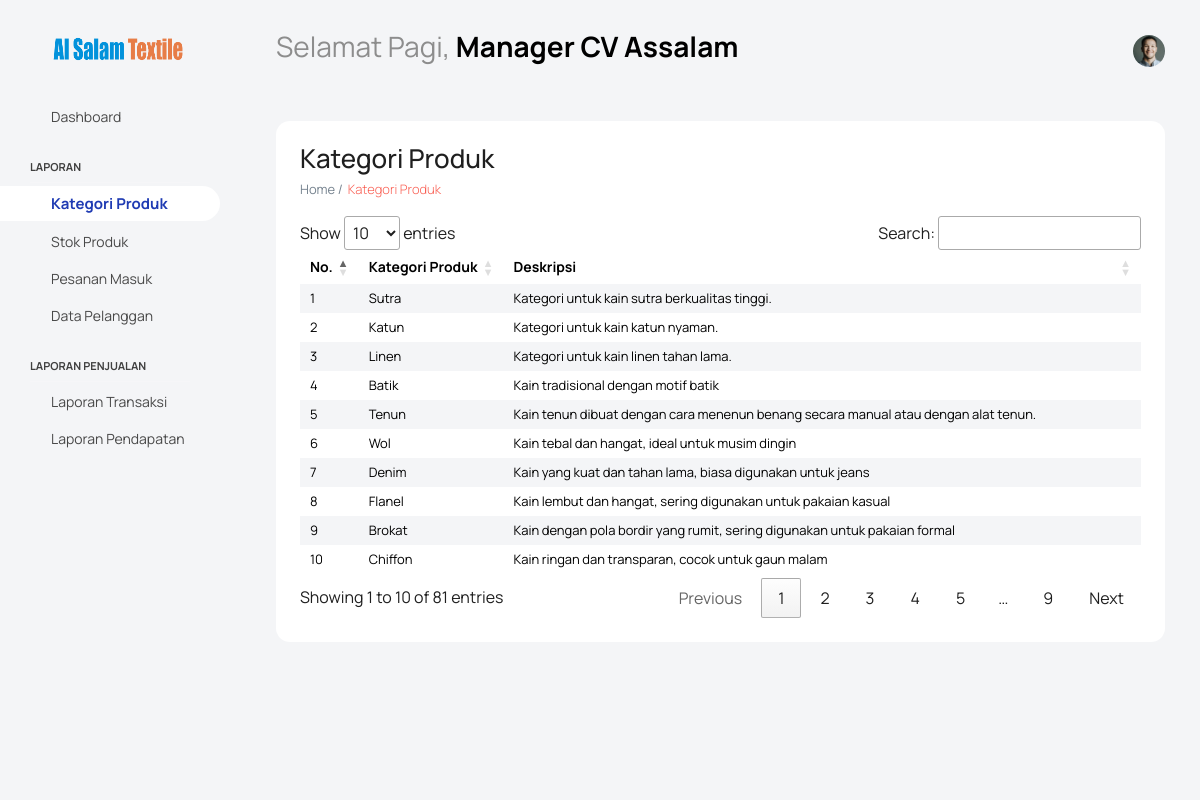
/index.php?page=kategori-produk (signed in), run on the app's committed database.
### tables this page shows
CREATE TABLE IF NOT EXISTS `kategori_produk` (
  `id` int NOT NULL AUTO_INCREMENT,
  `nama_kategori` varchar(255) NOT NULL,
  `deskripsi` text,
  PRIMARY KEY (`id`)
);

### src/pages/admin/kategori-produk.php (the view, shortened to what this page needs)
<?php
include('src/config/koneksi.php');
$sql = "SELECT id, nama_kategori, deskripsi FROM kategori_produk";
$result = $conn->query($sql);
?>
<div class="col-lg-12 grid-margin stretch-card">
    <div class="card">
        <div class="card-body">
            <h2 class="mb-2">Kategori Produk</h2>
            <p class="card-description"> Home /<code>Kategori Produk</code></p>
            <div class="table-responsive">
                <table id="kategoriTable" class="table table-striped">
                    <thead>
                        <tr>
                            <th> No. </th>
                            <th> Kategori Produk </th>
                            <th> Deskripsi </th>
                        </tr>
                    </thead>
                    <tbody>
                        <?php
                        if ($result->num_rows > 0) {
                            $no = 1;
                            while ($row = $result->fetch_assoc()) {
                                echo "<tr>";
                                echo "<td>" . $no++ . "</td>";
                                echo "<td>" . $row["nama_kategori"] . "</td>";
                                echo "<td>" . $row["deskripsi"] . "</td>";
                                echo "</tr>";
                            }
                        } else {
                            echo "<tr><td colspan='4'>Tidak ada kategori ditemukan</td></tr>";
                        }
                        ?>
                    </tbody>
                </table>
            </div>
        </div>
    </div>
</div>

### index.php (style rules this page uses)
table.dataTable thead th, table.dataTable thead td { border-bottom: none !important; }
table.dataTable.no-footer { border-bottom: none !important; }
table.dataTable tbody th, table.dataTable tbody td { border-top: none !important; }
table.dataTable { border-collapse: collapse; }
table.dataTable td, table.dataTable th { border: none !important; }

### data on the page
kategori_produk: nama_kategori "Sutra", deskripsi "Kategori untuk kain sutra berkualitas tinggi."
kategori_produk: nama_kategori "Katun", deskripsi "Kategori untuk kain katun nyaman."
kategori_produk: nama_kategori "Linen", deskripsi "Kategori untuk kain linen tahan lama."
kategori_produk: nama_kategori "Batik", deskripsi "Kain tradisional dengan motif batik"
kategori_produk: nama_kategori "Tenun", deskripsi "Kain tenun dibuat dengan cara menenun benang secara manual atau dengan alat tenun."
kategori_produk: nama_kategori "Wol", deskripsi "Kain tebal dan hangat, ideal untuk musim dingin"
kategori_produk: nama_kategori "Denim", deskripsi "Kain yang kuat dan tahan lama, biasa digunakan untuk jeans"
kategori_produk: nama_kategori "Flanel", deskripsi "Kain lembut dan hangat, sering digunakan untuk pakaian kasual"
kategori_produk: nama_kategori "Brokat", deskripsi "Kain dengan pola bordir yang rumit, sering digunakan untuk pakaian formal"
kategori_produk: nama_kategori "Chiffon", deskripsi "Kain ringan dan transparan, cocok untuk gaun malam"

### other printed values
$_SESSION['nama_lengkap'] "Manager CV Assalam"
